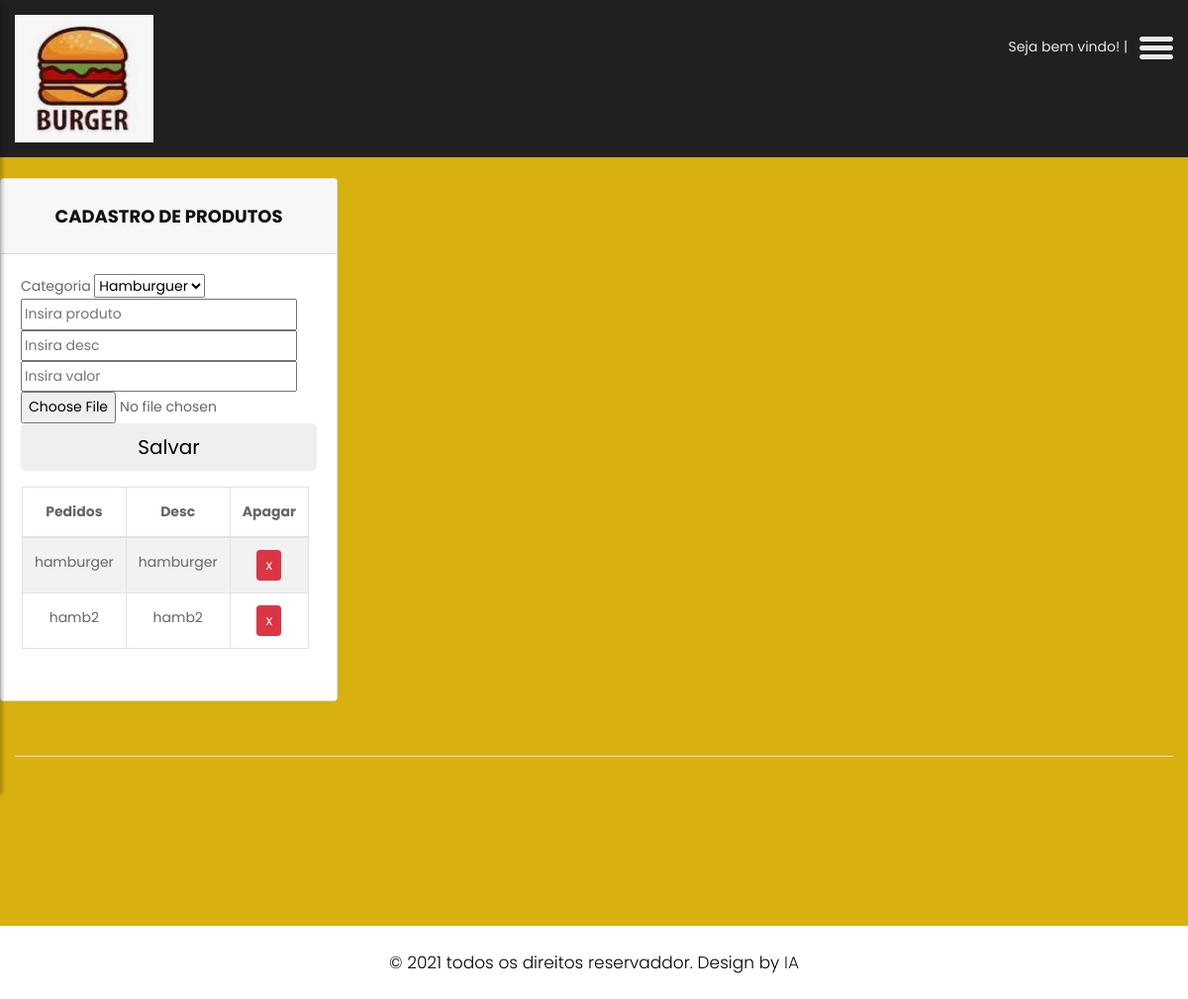
The page /cad_produto on the database as committed earlier.
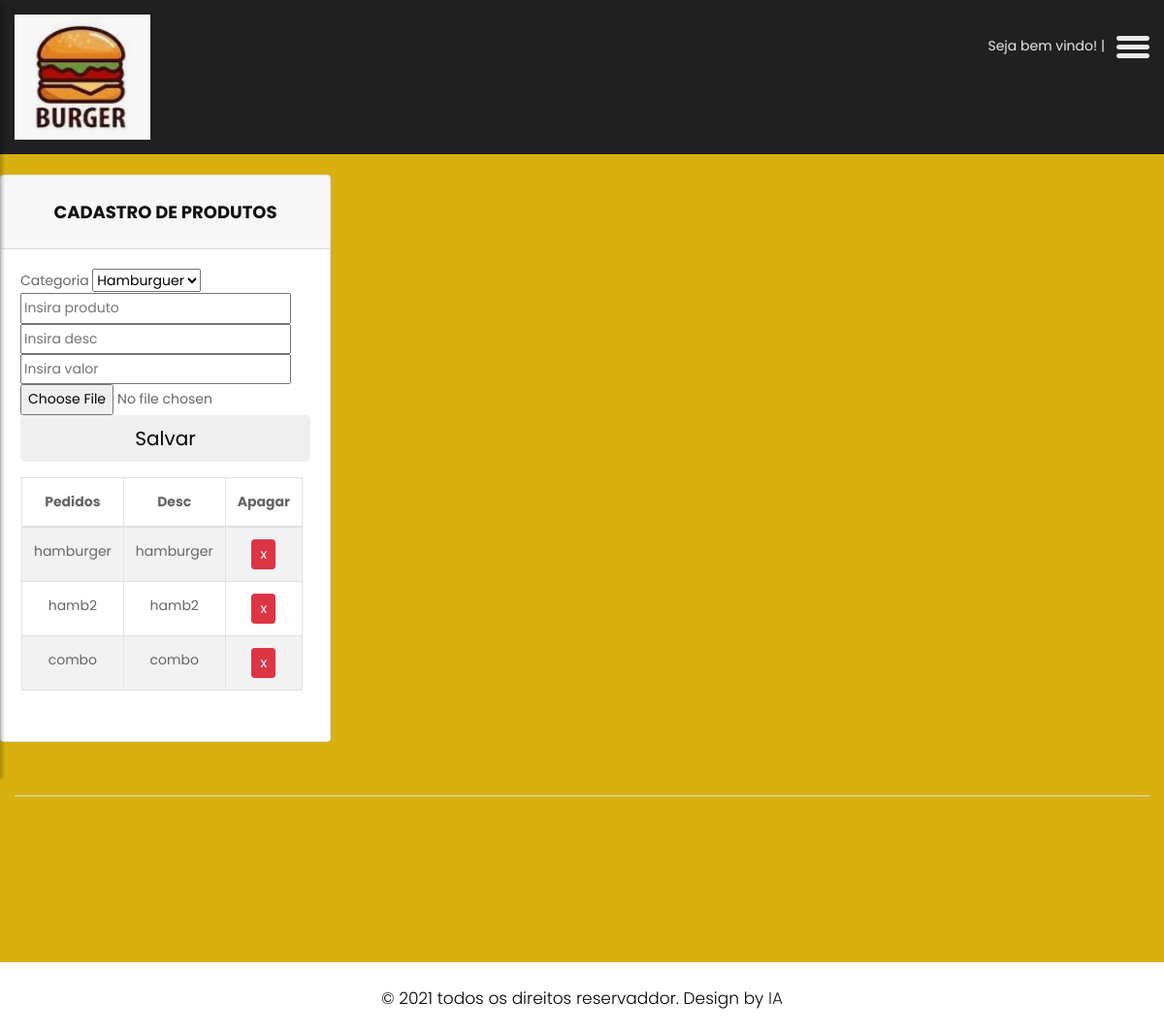
The same page on the database as committed later.
### main.py (models this page shows)
class prod(db.Model):
    __tablename__ = "produtos"
    ID = db.Column(db.Integer, primary_key=True)
    id_cat = db.Column(db.String(4096))
    Nome = db.Column(db.String(4096))
    desc = db.Column(db.String(4096))
    valor = db.Column(db.Float(100))
    imagens = db.Column(db.String(100))

### main.py (the view, shortened to what this page needs)
@app.route("/cad_produto", methods=["GET", "POST"])
def upload_image():
    dados2 = emp.query.all()
    catt = cat.query.all()
    dados = prod.query.all()
    '''
    tam=request.form.getlist("users")
    tam2 = ','.join(tam)
    print ("tam2: "+tam2)
    '''
    dados = prod.query.all()
    return render_template("cad_produto.html", a=dados, b=dados2, catt=catt)

### templates/cad_produto.html (shortened to what the changed rows need)
<!DOCTYPE html>
<html lang="en">
<head>
    <link rel="stylesheet" href="static/css/bootstrap.min.css">
    <link rel="stylesheet" href="static/css/owl.carousel.min.css">
    <link rel="stylesheet" href="static/css/style.css">
    <link rel="stylesheet" href="static/css/responsive.css">
    <link rel="stylesheet" href="https://cdnjs.cloudflare.com/ajax/libs/font-awesome/4.7.0/css/font-awesome.min.css">
</head>
<body class="main-layout">
    <div class="wrapper">
    <div id="content">
    <fooetr>
        <div class="footer">
            <div class="container-fluid ">
                <div class="row">
<div class="card">
  <div class="card-body">
    <div id="table" class="table-editable">
      <span class="table-add float-right mb-3 mr-2">
        <table class="table table-bordered table-responsive-md table-striped text-center">
        <thead>
          <tr>
            <th class="text-center">Pedidos</th>
            <th class="text-center">Desc</th>
            <th class="text-center">Apagar</th>
          </tr>
        </thead>
        <tbody>
        {% for social in a %}
          <tr>
            <td>
            <span class="pt-3-half" contenteditable="true" id="editor{{social.ID}}">{{social.Nome}}</span>
            </td>
            <td>
              <span class="pt-3-half" contenteditable="true" id="editor{{social.ID}}">{{social.desc}}</span>
              </td>
            <td>
              <span class="table-remove">
              <form method="POST" action="apagarprod">
                  <input type="submit" class="btn btn-danger btn-rounded btn-sm my-0" value="x">
              </form>
              </span>
            </td>
          </tr>
        {% endfor %}
        </tbody>
      </table>
    </div>
  </div>
</div>
                </div>
            </div>
        </div>
    </fooetr>
    </div>
    </div>
</body>
</html>

Rows that differ between the two databases and show on the page:
added prod: Nome "combo", desc "combo"
